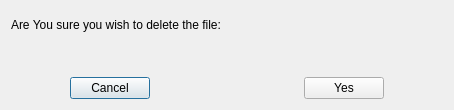
<?xml version="1.0" encoding="UTF-8"?>
<ui version="4.0">
 <comment>
********************************************************************************
**
** Copyright (c) 2017 The University of Notre Dame
** Copyright (c) 2017 The Regents of the University of California
**
** Redistribution and use in source and binary forms, with or without modification,
** are permitted provided that the following conditions are met:
**
** 1. Redistributions of source code must retain the above copyright notice, this 
** list of conditions and the following disclaimer.
**
** 2. Redistributions in binary form must reproduce the above copyright notice, this
** list of conditions and the following disclaimer in the documentation and/or other
** materials provided with the distribution.
**
** 3. Neither the name of the copyright holder nor the names of its contributors may
** be used to endorse or promote products derived from this software without specific
** prior written permission.
**
** THIS SOFTWARE IS PROVIDED BY THE COPYRIGHT HOLDERS AND CONTRIBUTORS "AS IS" AND ANY
** EXPRESS OR IMPLIED WARRANTIES, INCLUDING, BUT NOT LIMITED TO, THE IMPLIED WARRANTIES
** OF MERCHANTABILITY AND FITNESS FOR A PARTICULAR PURPOSE ARE DISCLAIMED. IN NO EVENT
** SHALL THE COPYRIGHT HOLDER OR CONTRIBUTORS BE LIABLE FOR ANY DIRECT, INDIRECT,
** INCIDENTAL, SPECIAL, EXEMPLARY, OR CONSEQUENTIAL DAMAGES (INCLUDING, BUT NOT LIMITED
** TO, PROCUREMENT OF SUBSTITUTE GOODS OR SERVICES; LOSS OF USE, DATA, OR PROFITS; OR
** BUSINESS INTERRUPTION) HOWEVER CAUSED AND ON ANY THEORY OF LIABILITY, WHETHER IN
** CONTRACT, STRICT LIABILITY, OR TORT (INCLUDING NEGLIGENCE OR OTHERWISE) ARISING
** IN ANY WAY OUT OF THE USE OF THIS SOFTWARE, EVEN IF ADVISED OF THE POSSIBILITY OF
** SUCH DAMAGE.
**
**********************************************************************************

// Contributors:
// Written by Peter Sempolinski, for the Natural Hazard Modeling Laboratory, director: Ahsan Kareem, at Notre Dame
 </comment>
 <class>DeleteConfirm</class>
 <widget class="QDialog" name="DeleteConfirm">
  <property name="geometry">
   <rect>
    <x>0</x>
    <y>0</y>
    <width>454</width>
    <height>110</height>
   </rect>
  </property>
  <property name="windowTitle">
   <string>Dialog</string>
  </property>
  <layout class="QVBoxLayout" name="verticalLayout">
   <item>
    <widget class="QLabel" name="label">
     <property name="text">
      <string>Are You sure you wish to delete the file:</string>
     </property>
    </widget>
   </item>
   <item>
    <widget class="QLabel" name="fileNameLabel">
     <property name="text">
      <string/>
     </property>
    </widget>
   </item>
   <item>
    <layout class="QHBoxLayout" name="horizontalLayout">
     <item>
      <spacer name="horizontalSpacer">
       <property name="orientation">
        <enum>Qt::Horizontal</enum>
       </property>
       <property name="sizeHint" stdset="0">
        <size>
         <width>58</width>
         <height>20</height>
        </size>
       </property>
      </spacer>
     </item>
     <item>
      <widget class="QPushButton" name="cancelButton">
       <property name="text">
        <string>Cancel</string>
       </property>
      </widget>
     </item>
     <item>
      <spacer name="horizontalSpacer_2">
       <property name="orientation">
        <enum>Qt::Horizontal</enum>
       </property>
       <property name="sizeHint" stdset="0">
        <size>
         <width>148</width>
         <height>20</height>
        </size>
       </property>
      </spacer>
     </item>
     <item>
      <widget class="QPushButton" name="confirmButton">
       <property name="text">
        <string>Yes</string>
       </property>
      </widget>
     </item>
     <item>
      <spacer name="horizontalSpacer_3">
       <property name="orientation">
        <enum>Qt::Horizontal</enum>
       </property>
       <property name="sizeHint" stdset="0">
        <size>
         <width>18</width>
         <height>20</height>
        </size>
       </property>
      </spacer>
     </item>
    </layout>
   </item>
  </layout>
 </widget>
 <resources/>
 <connections>
  <connection>
   <sender>cancelButton</sender>
   <signal>clicked()</signal>
   <receiver>DeleteConfirm</receiver>
   <slot>reject()</slot>
   <hints>
    <hint type="sourcelabel">
     <x>113</x>
     <y>86</y>
    </hint>
    <hint type="destinationlabel">
     <x>226</x>
     <y>54</y>
    </hint>
   </hints>
  </connection>
  <connection>
   <sender>confirmButton</sender>
   <signal>clicked()</signal>
   <receiver>DeleteConfirm</receiver>
   <slot>accept()</slot>
   <hints>
    <hint type="sourcelabel">
     <x>353</x>
     <y>86</y>
    </hint>
    <hint type="destinationlabel">
     <x>226</x>
     <y>54</y>
    </hint>
   </hints>
  </connection>
 </connections>
</ui>
